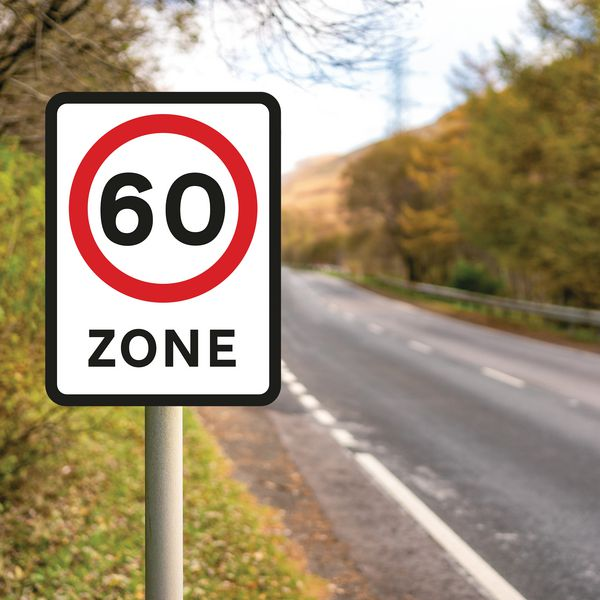
//> input picture sign.jpg, 600 x 600 px
$ ./main   (built with g++ and OpenCV 4)
//> lines starting //> are read from the running program, lines starting //| are printed output that depends on the picture; after the words box and inside, x2 and y2 are one past the last pixel; in counts of white or black regions, pixels touching at a corner belong together
#include <opencv2/opencv.hpp>
#include <iostream>
void detectText(const std::string& inputPath) {
//> called with inputPath = "sign.jpg"

    cv::Mat image = cv::imread(inputPath);
//> image is the input picture: 600 rows x 600 cols, CV_8UC3; mean B, G, R 125, 148, 164.6
    if (image.empty())
    {
        std::cout << "Error: Could not read the image." << std::endl;
        return;
    }

    /// grayscale
    cv::Mat gray;
    cv::cvtColor(image, gray, cv::COLOR_BGR2GRAY);
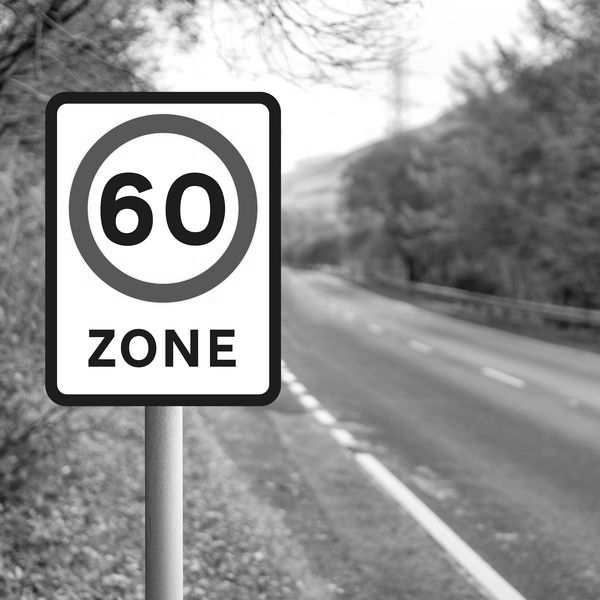
//> gray: 600 rows x 600 cols, CV_8UC1; min 0, max 255, mean 150.4

    /// adaptive thresholding
    cv::Mat thresh;
    cv::adaptiveThreshold(gray, thresh,255,cv::ADAPTIVE_THRESH_MEAN_C,cv::THRESH_BINARY_INV,3,35);
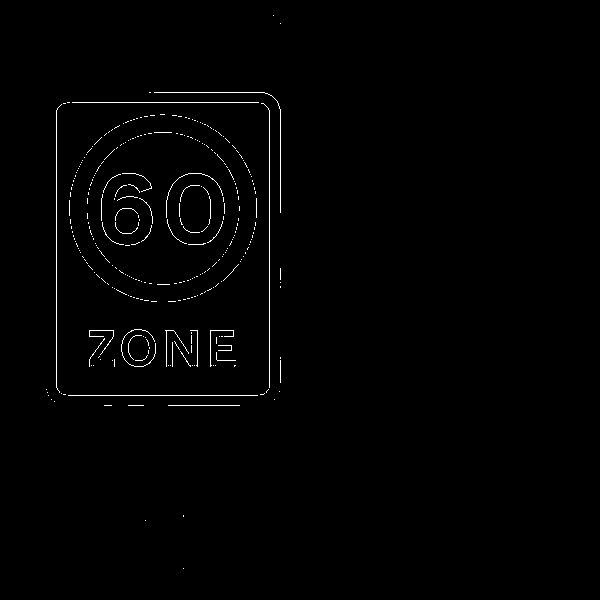
//> thresh: 600 rows x 600 cols, CV_8UC1; 0.89% white in thin lines or dots, all inside (x1, y1, x2, y2) = (46, 15, 281, 569)

    ///Morphological closing
    cv::Mat closed;
    cv::Mat kernel = cv::getStructuringElement(cv::MORPH_RECT,cv::Size(3, 3));
    cv::morphologyEx(thresh, closed, cv::MORPH_CLOSE, kernel,cv::Point(-1,-1),1);

    /// contour
    std::vector<std::vector<cv::Point>> contours;
    cv::findContours(closed,contours,cv::RETR_EXTERNAL,cv::CHAIN_APPROX_SIMPLE);
//> contours = 292 contours, all with area under 20

    for (const auto& contour : contours) {
        cv::Rect bbox = cv::boundingRect(contour);

        if (bbox.width > 20 && bbox.height > 10) {
            int pad = 5;  /// box padding
            bbox.x = std::max(0, bbox.x - pad);
            bbox.y = std::max(0, bbox.y - pad);
            bbox.width = std::min(image.cols - bbox.x, bbox.width + 2*pad);
            bbox.height = std::min(image.rows - bbox.y, bbox.height + 2*pad);

            cv::rectangle(image, bbox, cv::Scalar(0, 255, 0), 2);
        }
    }
//> this loop made 292 passes
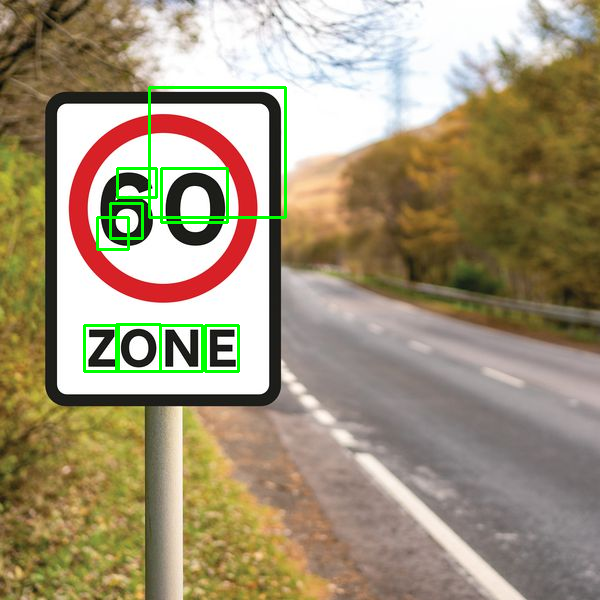
//> image: 600 rows x 600 cols, CV_8UC3; 1.45% of pixels changed, all inside (x1, y1, x2, y2) = (83, 86, 287, 373)

    cv::imshow("Detected Text", image);
    cv::waitKey(0);
}

int main() {
    std::string imagePath = "sign.jpg";
    detectText(imagePath);
    return 0;
}
